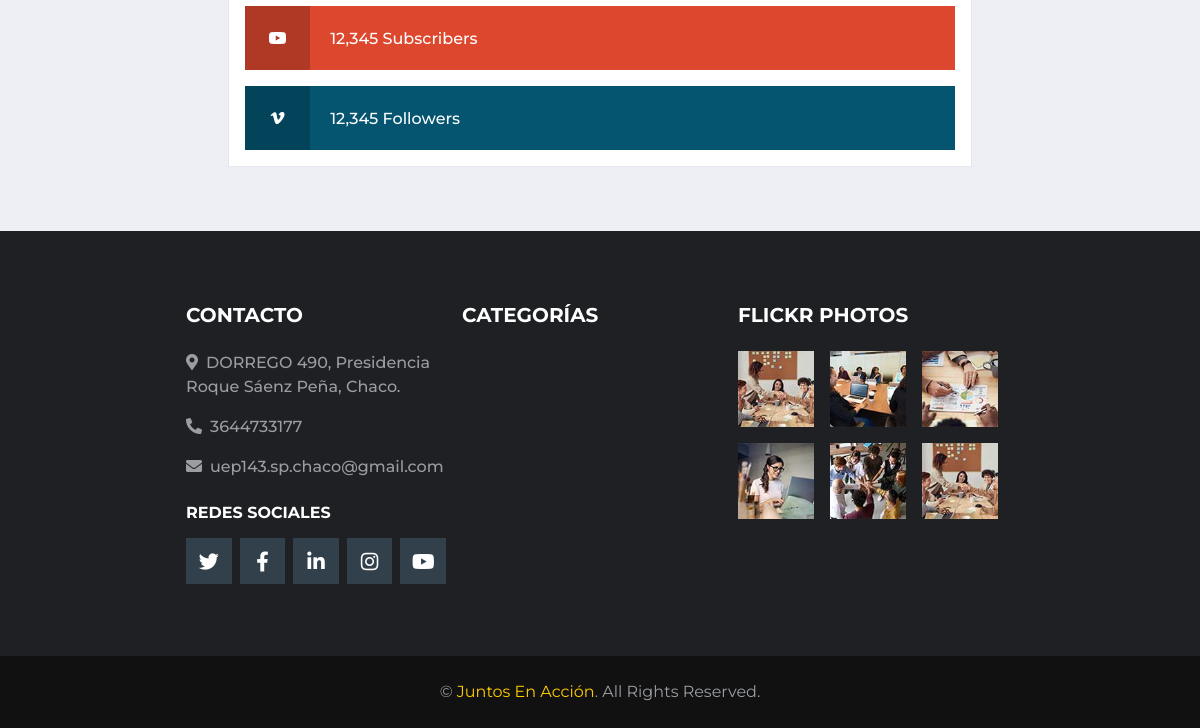
The page /Nosotros/ (lower part) on the database as committed earlier.
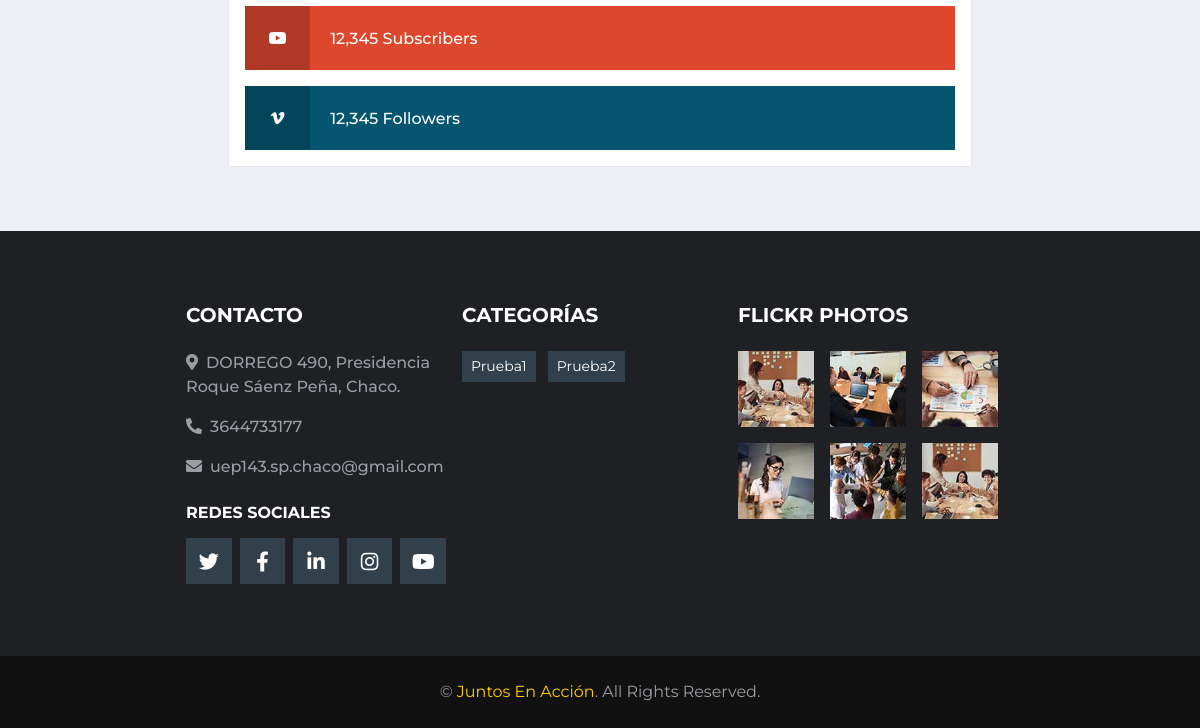
The same page on the database as committed later.
### apps/noticias/models.py (models this page shows, shortened)
class Categoria(models.Model):
    nombre = models.CharField(max_length=60)

### blog/views.py (the view)
# urls.py: path('Nosotros/', views.Nosotros, name='nosotros'),
def Nosotros(request):
    contexto = {}
    contexto['categorias'] = Categoria.objects.all().order_by('nombre')
    return render(request, 't_nosotros.html', contexto)

### templates/t_nosotros.html (shortened to what this page needs)
{% extends 'base.html' %}
{% load static %}
{% block contenido %}
<div class="container-fluid mt-5 pt-3">
    <div class="container">
        <div style="flex-direction: column; align-items: center;" class="row">
            <div class="col-lg-8">
                <div class="mb-3">
                    <div class="bg-white border border-top-0 p-3">
                        <a href="" class="d-block w-100 text-white text-decoration-none mb-3"
                            style="background: #DC472E;">
                            <i class="fab fa-youtube text-center py-4 mr-3"
                                style="width: 65px; background: rgba(0, 0, 0, .2);"></i>
                            <span class="font-weight-medium">12,345 Subscribers</span>
                        </a>
                        <a href="" class="d-block w-100 text-white text-decoration-none" style="background: #055570;">
                            <i class="fab fa-vimeo-v text-center py-4 mr-3"
                                style="width: 65px; background: rgba(0, 0, 0, .2);"></i>
                            <span class="font-weight-medium">12,345 Followers</span>
                        </a>
                    </div>
                </div>
            </div>
        </div>
    </div>
</div>
{% endblock contenido %}

### templates/base.html (shortened to what this page needs)
{% load static %}
<!DOCTYPE html>
<html>
<head>
	<link href="https://cdnjs.cloudflare.com/ajax/libs/font-awesome/5.15.0/css/all.min.css" rel="stylesheet">
	<link href={% static 'lib/owlcarousel/assets/owl.carousel.min.css' %} rel="stylesheet">
	<link href={% static 'css/main.css' %} rel="stylesheet">
</head>
<body>
	{% block contenido %}
	{% endblock contenido %}
	<div class="container-fluid bg-dark pt-5 px-sm-3 px-md-5 mt-5">
		<div style="width: 100%; justify-content: center;" class="row py-4">
			<div class="col-lg-3 col-md-6 mb-5">
				<h5 class="mb-4 text-white text-uppercase font-weight-bold">Contacto</h5>
				<p class="font-weight-medium"><i class="fa fa-map-marker-alt mr-2"></i>DORREGO 490, Presidencia Roque
					Sáenz Peña, Chaco.</p>
				<p class="font-weight-medium"><i class="fa fa-phone-alt mr-2"></i>3644733177</p>
				<p class="font-weight-medium"><i class="fa fa-envelope mr-2"></i>uep143.sp.chaco@gmail.com</p>
				<h6 class="mt-4 mb-3 text-white text-uppercase font-weight-bold">Redes sociales</h6>
				<div class="d-flex justify-content-start">
					<a class="btn btn-lg btn-secondary btn-lg-square mr-2" href="#"><i class="fab fa-twitter"></i></a>
					<a class="btn btn-lg btn-secondary btn-lg-square mr-2" href="#"><i
							class="fab fa-facebook-f"></i></a>
					<a class="btn btn-lg btn-secondary btn-lg-square mr-2" href="#"><i
							class="fab fa-linkedin-in"></i></a>
					<a class="btn btn-lg btn-secondary btn-lg-square mr-2" href="#"><i class="fab fa-instagram"></i></a>
					<a class="btn btn-lg btn-secondary btn-lg-square" href="#"><i class="fab fa-youtube"></i></a>
				</div>
			</div>
			<div class="col-lg-3 col-md-6 mb-5">
				<h5 class="mb-4 text-white text-uppercase font-weight-bold">Categorías</h5>
				<div class="m-n1">
					{% for cat in categorias %}
					<a href="{% url 'noticias:todas' 1 cat.pk %}"
						class="btn btn-sm btn-secondary m-1">{{cat.nombre}}</a>
					{% endfor %}
				</div>
			</div>
			<div class="col-lg-3 col-md-6 mb-5">
				<h5 class="mb-4 text-white text-uppercase font-weight-bold">Flickr Photos</h5>
				<div class="row">
					<div class="col-4 mb-3">
						<a href=""><img class="w-100" src={% static 'img/news-110x110-1.jpg' %} alt=""></a>
					</div>
					<div class="col-4 mb-3">
						<a href=""><img class="w-100" src={% static 'img/news-110x110-2.jpg' %} alt=""></a>
					</div>
					<div class="col-4 mb-3">
						<a href=""><img class="w-100" src={% static 'img/news-110x110-3.jpg' %} alt=""></a>
					</div>
					<div class="col-4 mb-3">
						<a href=""><img class="w-100" src={% static 'img/news-110x110-4.jpg' %} alt=""></a>
					</div>
					<div class="col-4 mb-3">
						<a href=""><img class="w-100" src={% static 'img/news-110x110-5.jpg' %} alt=""></a>
					</div>
					<div class="col-4 mb-3">
						<a href=""><img class="w-100" src={% static 'img/news-110x110-1.jpg' %} alt=""></a>
					</div>
				</div>
			</div>
		</div>
	</div>
	<div class="container-fluid py-4 px-sm-3 px-md-5" style="background: #111111;">
		<p class="m-0 text-center">&copy; <a href="#">Juntos En Acción</a>. All Rights Reserved.
		</p>
	</div>
</body>
</html>

Rows that differ between the two databases and show on the page:
added Categoria: nombre "Prueba1"
added Categoria: nombre "Prueba2"
